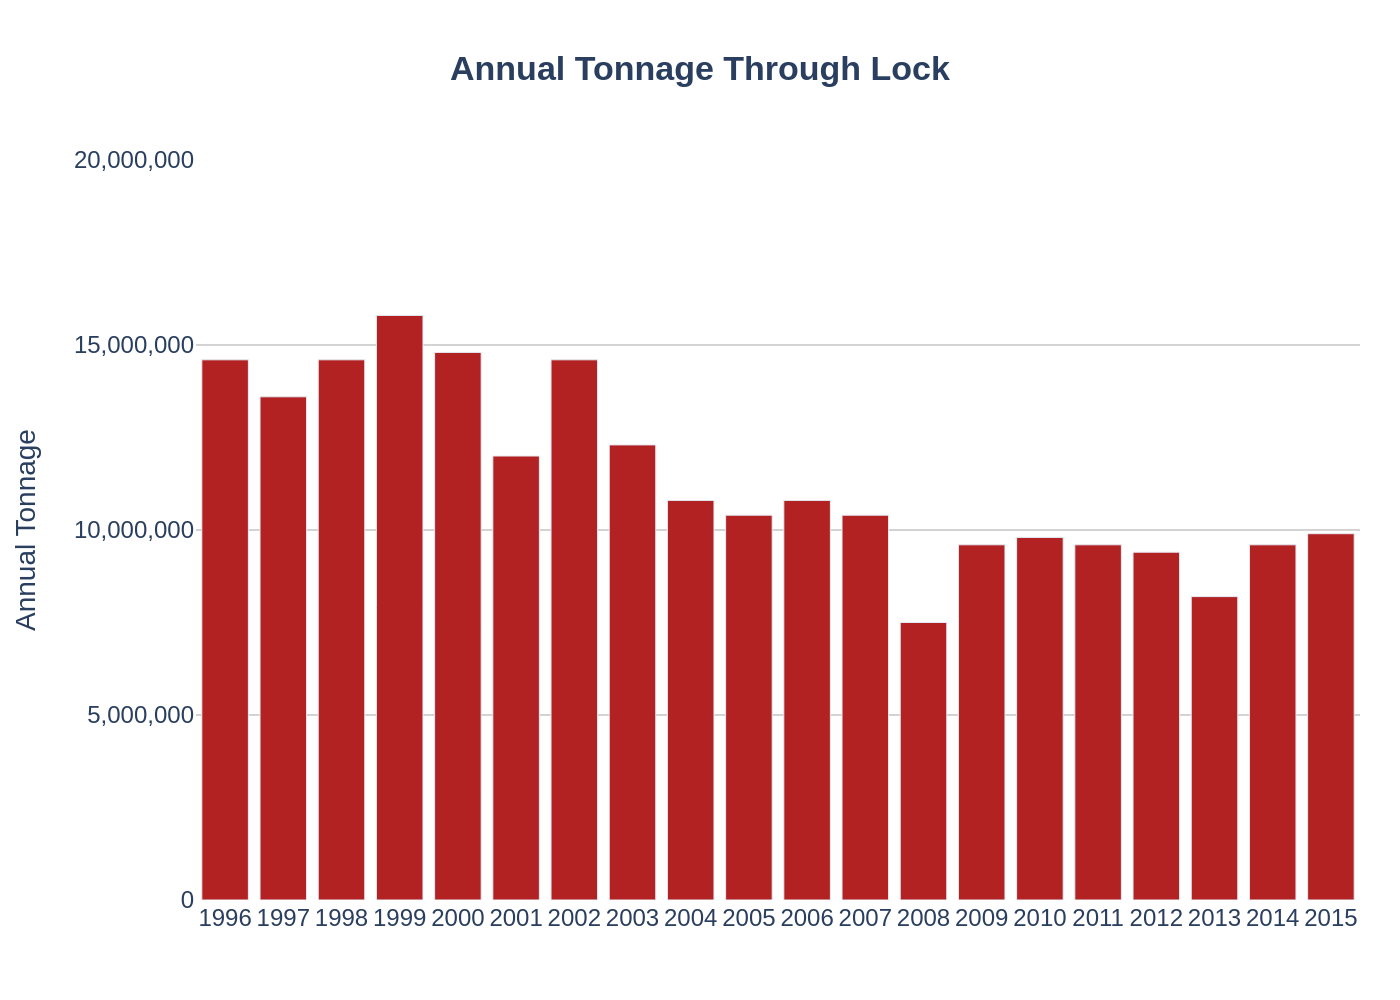

Generate this figure with Python:
import sys
import json
import os
import plotly.graph_objects as go

# Check if a file path is provided as a command-line argument
if len(sys.argv) != 2:
    print("Usage: python create_chart.py <path_to_json_file>")
    sys.exit(1)

json_path = sys.argv[1]

# Check if the JSON file exists
if not os.path.exists(json_path):
    print(f"Error: JSON file not found at '{json_path}'")
    sys.exit(1)
    
# Read the JSON data from the file
try:
    with open(json_path, 'r', encoding='utf-8') as f:
        chart_config = json.load(f)
except json.JSONDecodeError:
    print(f"Error: Invalid JSON format in '{json_path}'")
    sys.exit(1)


# Extract data and text from the configuration
chart_data = chart_config.get('chart_data', [])
texts = chart_config.get('texts', {})
colors = chart_config.get('colors', [])

# Prepare data for Plotly
categories = [item['category'] for item in chart_data]
values = [item['value'] for item in chart_data]

# Create the figure
fig = go.Figure()

# Add the bar trace
fig.add_trace(go.Bar(
    x=categories,
    y=values,
    marker_color=colors[0] if colors else None,
    name='' # Use an empty name to avoid a default legend entry
))

# Update layout
fig.update_layout(
    title=dict(
        text=texts.get('title'),
        x=0.5,
        xanchor='center'
    ),
    xaxis=dict(
        title_text=texts.get('x_axis_title'),
        type='category',
        tickangle=0
    ),
    yaxis=dict(
        title_text=texts.get('y_axis_title'),
        range=[0, 20000000],
        tickformat=',.0f',
        showgrid=True,
        gridcolor='lightgrey'
    ),
    font=dict(
        family="Arial",
        size=12
    ),
    showlegend=False,
    plot_bgcolor='white',
    paper_bgcolor='white',
    margin=dict(l=90, r=20, t=80, b=50) # Adjust margins for titles and labels
)

# Determine the output filename from the input JSON path
filename_base, _ = os.path.splitext(os.path.basename(json_path))
output_filename = f"{filename_base}.png"

# Save the figure as a high-resolution PNG image
fig.write_image(output_filename, scale=2)

print(f"Chart saved as {output_filename}")
